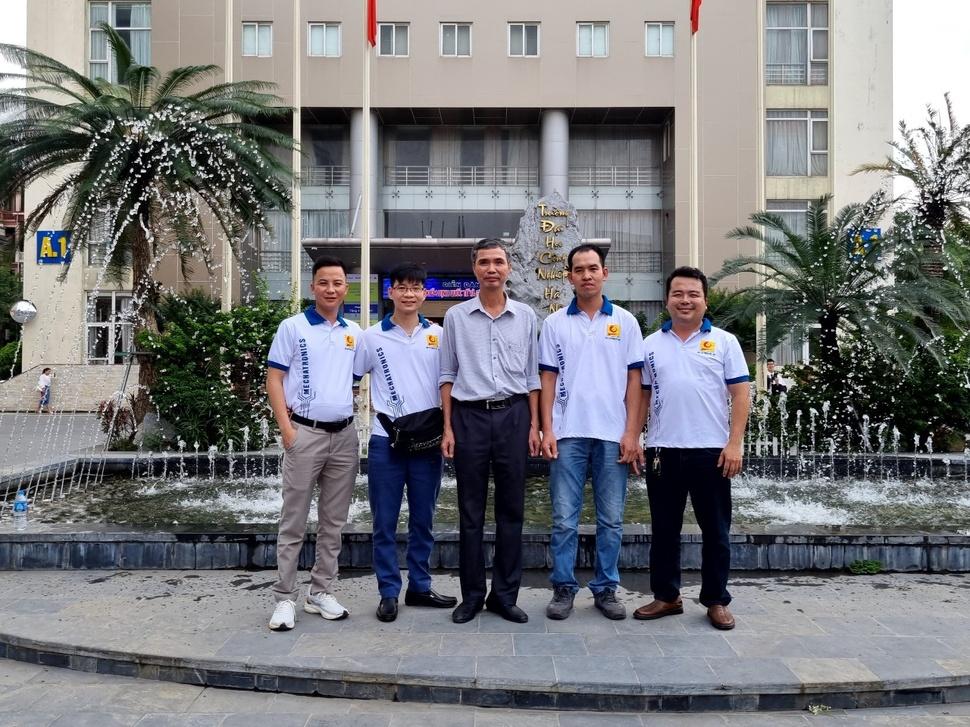
#> input picture script/image/cdt_4.jpg, 970 x 727 px, shrunk from 1280 x 960 before the run
$ python bai3_find_face.py
#> lines starting #> are read from the running program, lines starting #| are printed output that depends on the picture; after the words box and inside, x2 and y2 are one past the last pixel; in counts of white or black regions, pixels touching at a corner belong together
import numpy as np
import cv2
import os

dir_path = os.path.dirname(os.path.realpath(__file__))

# Load the cascade
face_cascade = cv2.CascadeClassifier(dir_path + '/haarcascade_frontalface_default.xml')
# Read the input image
img = cv2.imread(dir_path + '/image/cdt_4.jpg')
#> img is the input picture: shape (727, 970, 3); mean B, G, R 123.5, 120.1, 119.3
print(dir_path + '/image/cdt_4.jpg')
# Convert into grayscale
gray = cv2.cvtColor(img, cv2.COLOR_BGR2GRAY)
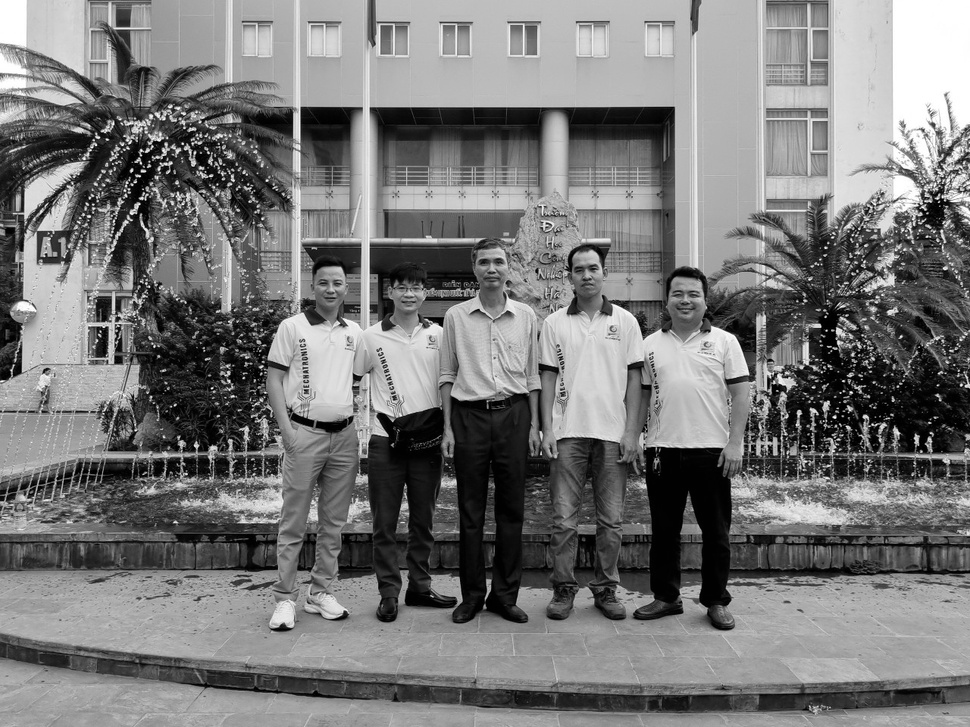
#> gray: shape (727, 970); min 0, max 255, mean 120.2

# # Detect faces
faces = face_cascade.detectMultiScale(gray, 1.1, 4)
#> faces = [[564, 252, 46, 46], [310, 267, 42, 42], [469, 244, 46, 46], [390, 275, 36, 36], [662, 276, 46, 46]]

# # Draw rectangle around the faces
for (x, y, w, h) in faces:
    cv2.rectangle(img, (x, y), (x+w, y+h), (255, 0, 0), 2)
#> this loop made 5 passes
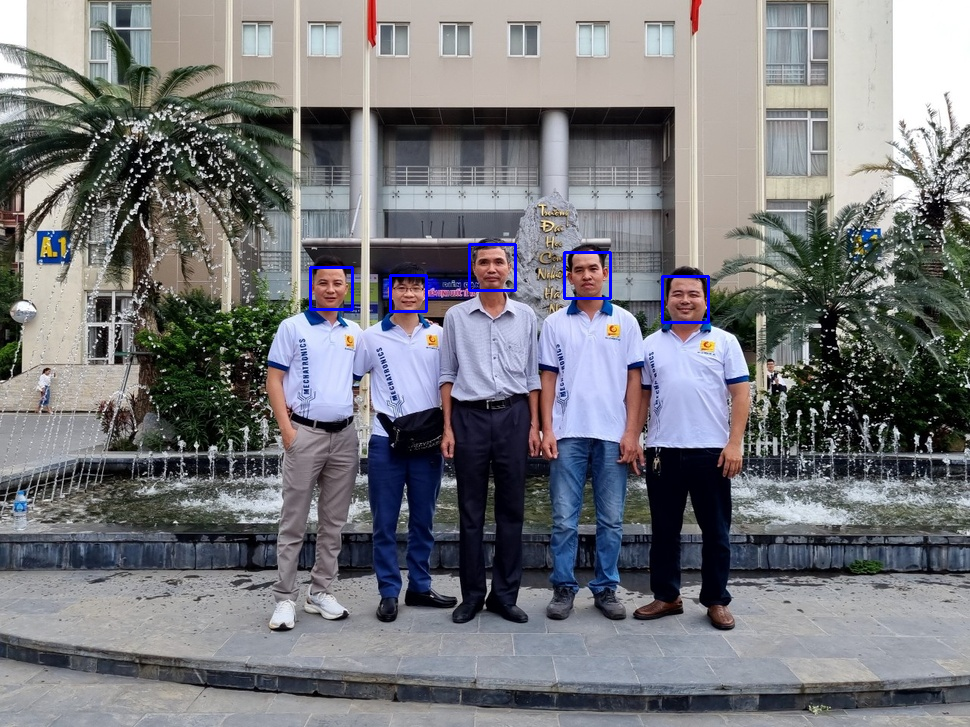
#> img: shape (727, 970, 3); 0.36% of pixels changed, all inside (x1, y1, x2, y2) = (309, 243, 710, 324)

# Display the output
cv2.imshow('img', img)
# cv2.imshow('img', gray)
cv2.waitKey()

$ run again, with script/image/file1.png saved as script/image/cdt_4.jpg
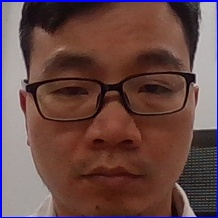
#> input picture script/image/file1.png, 218 x 218 px
#> img is the input picture: shape (218, 218, 3); mean B, G, R 70.6, 72.9, 103.9
#> `gray = cv2.cvtColor(img, cv2.COLOR_BGR2GRAY)`:
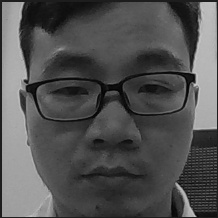
#> gray: shape (218, 218); min 3, max 200, mean 81.9
#> faces = [[18, 11, 192, 192]]
#> the loop `for (x, y, w, h) in faces:` made 1 pass
#> after the loop `for (x, y, w, h) in faces:`:
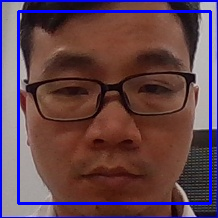
#> img: shape (218, 218, 3); 4.84% of pixels changed, all inside (x1, y1, x2, y2) = (17, 10, 212, 205)
